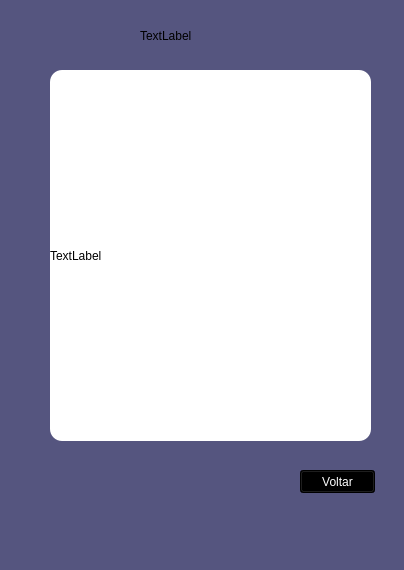
<?xml version="1.0" encoding="UTF-8"?>
<ui version="4.0">
 <class>Form</class>
 <widget class="QWidget" name="Form">
  <property name="geometry">
   <rect>
    <x>0</x>
    <y>0</y>
    <width>404</width>
    <height>570</height>
   </rect>
  </property>
  <property name="windowTitle">
   <string>Tela Astronomia</string>
  </property>
  <property name="styleSheet">
   <string notr="true">color: rgb(85, 85, 127);
background-color: rgb(85, 85, 127);
</string>
  </property>
  <widget class="QLabel" name="label_2">
   <property name="geometry">
    <rect>
     <x>140</x>
     <y>20</y>
     <width>231</width>
     <height>31</height>
    </rect>
   </property>
   <property name="styleSheet">
    <string notr="true">font: 14pt &quot;Gill Sans Ultra Bold&quot;;
color: rgb(0, 0, 0);
</string>
   </property>
   <property name="text">
    <string>TextLabel</string>
   </property>
  </widget>
  <widget class="QLabel" name="label">
   <property name="geometry">
    <rect>
     <x>50</x>
     <y>70</y>
     <width>321</width>
     <height>371</height>
    </rect>
   </property>
   <property name="styleSheet">
    <string notr="true">font: 87 8pt &quot;Arial Black&quot;;
color: rgb(0, 0, 0);
border-radius: 12px; 
background-color: rgb(255, 255, 255);</string>
   </property>
   <property name="text">
    <string>TextLabel</string>
   </property>
  </widget>
  <widget class="QPushButton" name="pushButtonTela2">
   <property name="geometry">
    <rect>
     <x>300</x>
     <y>470</y>
     <width>75</width>
     <height>23</height>
    </rect>
   </property>
   <property name="styleSheet">
    <string notr="true">background-color: rgb(0, 0, 0);
font: 75 10pt &quot;MS Shell Dlg 2&quot;;
color: rgb(255, 255, 255);</string>
   </property>
   <property name="text">
    <string>Voltar</string>
   </property>
  </widget>
 </widget>
 <resources/>
 <connections/>
</ui>
